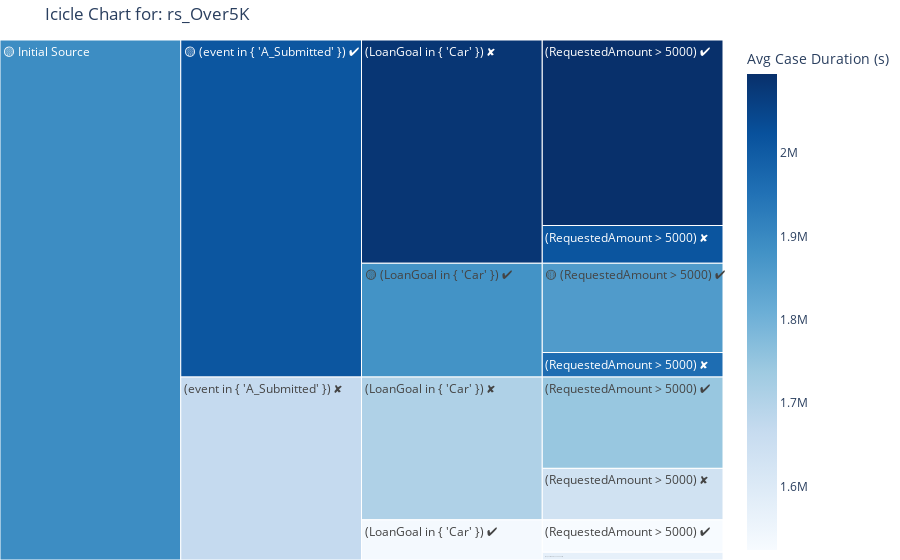

The notebook cell this image was saved under:
### Code cell
query_exploration_icicle('rs_Over5K', log_view, metric='avg_case_duration_seconds', details=False)

### Figure 1 — Plotly figure (JSON) as saved in the notebook; plotly's stock layout.template omitted (floating-point values rounded to 4 significant figures)
{"data": [{"branchvalues": "total", "customdata": [["5,409", "21d 11h 49m", 1857000.0], ["1,486", "22d 16h 42m", 1961000.0], ["11,241", "24d 5h 52m", 2095000.0], ["2,287", "23d 7h 46m", 2015000.0], ["1,966", "17d 15h 17m", 1524000.0], ["467", "18d 4h 46m", 1572000.0], ["5,534", "20d 5h 13m", 1747000.0], ["3,119", "18d 22h 47m", 1637000.0], ["(?)", "(?)", 1879000.0], ["(?)", "(?)", 2081000.0], ["(?)", "(?)", 1533000.0], ["(?)", "(?)", 1707000.0], ["(?)", "(?)", 2013000.0], ["(?)", "(?)", 1669000.0], ["(?)", "(?)", 1892000.0]], "domain": {"x": [0, 1], "y": [0, 1]}, "hoverinfo": "skip", "ids": ["🟡 Initial Source/🟡 (event in { 'A_Submitted' }) ✔/🟡 (LoanGoal in { 'Car' }) ✔/🟡 (RequestedAmount > 5000) ✔", "🟡 Initial Source/🟡 (event in { 'A_Submitted' }) ✔/🟡 (LoanGoal in { 'Car' }) ✔/(RequestedAmount > 5000) ✘", "🟡 Initial Source/🟡 (event in { 'A_Submitted' }) ✔/(LoanGoal in { 'Car' }) ✘/(RequestedAmount > 5000) ✔", "🟡 Initial Source/🟡 (event in { 'A_Submitted' }) ✔/(LoanGoal in { 'Car' }) ✘/(RequestedAmount > 5000) ✘", "🟡 Initial Source/(event in { 'A_Submitted' }) ✘/(LoanGoal in { 'Car' }) ✔/(RequestedAmount > 5000) ✔", "🟡 Initial Source/(event in { 'A_Submitted' }) ✘/(LoanGoal in { 'Car' }) ✔/(RequestedAmount > 5000) ✘", "🟡 Initial Source/(event in { 'A_Submitted' }) ✘/(LoanGoal in { 'Car' }) ✘/(RequestedAmount > 5000) ✔", "🟡 Initial Source/(event in { 'A_Submitted' }) ✘/(LoanGoal in { 'Car' }) ✘/(RequestedAmount > 5000) ✘", "🟡 Initial Source/🟡 (event in { 'A_Submitted' }) ✔/🟡 (LoanGoal in { 'Car' }) ✔", "🟡 Initial Source/🟡 (event in { 'A_Submitted' }) ✔/(LoanGoal in { 'Car' }) ✘", "🟡 Initial Source/(event in { 'A_Submitted' }) ✘/(LoanGoal in { 'Car' }) ✔", "🟡 Initial Source/(event in { 'A_Submitted' }) ✘/(LoanGoal in { 'Car' }) ✘", "🟡 Initial Source/🟡 (event in { 'A_Submitted' }) ✔", "🟡 Initial Source/(event in { 'A_Submitted' }) ✘", "🟡 Initial Source"], "labels": ["🟡 (RequestedAmount > 5000) ✔", "(RequestedAmount > 5000) ✘", "(RequestedAmount > 5000) ✔", "(RequestedAmount > 5000) ✘", "(RequestedAmount > 5000) ✔", "(RequestedAmount > 5000) ✘", "(RequestedAmount > 5000) ✔", "(RequestedAmount > 5000) ✘", "🟡 (LoanGoal in { 'Car' }) ✔", "(LoanGoal in { 'Car' }) ✘", "(LoanGoal in { 'Car' }) ✔", "(LoanGoal in { 'Car' }) ✘", "🟡 (event in { 'A_Submitted' }) ✔", "(event in { 'A_Submitted' }) ✘", "🟡 Initial Source"], "marker": {"coloraxis": "coloraxis", "colors": [1857000.0, 1961000.0, 2095000.0, 2015000.0, 1524000.0, 1572000.0, 1747000.0, 1637000.0, 1879000.0, 2081000.0, 1533000.0, 1707000.0, 2013000.0, 1669000.0, 1892000.0]}, "name": "", "parents": ["🟡 Initial Source/🟡 (event in { 'A_Submitted' }) ✔/🟡 (LoanGoal in { 'Car' }) ✔", "🟡 Initial Source/🟡 (event in { 'A_Submitted' }) ✔/🟡 (LoanGoal in { 'Car' }) ✔", "🟡 Initial Source/🟡 (event in { 'A_Submitted' }) ✔/(LoanGoal in { 'Car' }) ✘", "🟡 Initial Source/🟡 (event in { 'A_Submitted' }) ✔/(LoanGoal in { 'Car' }) ✘", "🟡 Initial Source/(event in { 'A_Submitted' }) ✘/(LoanGoal in { 'Car' }) ✔", "🟡 Initial Source/(event in { 'A_Submitted' }) ✘/(LoanGoal in { 'Car' }) ✔", "🟡 Initial Source/(event in { 'A_Submitted' }) ✘/(LoanGoal in { 'Car' }) ✘", "🟡 Initial Source/(event in { 'A_Submitted' }) ✘/(LoanGoal in { 'Car' }) ✘", "🟡 Initial Source/🟡 (event in { 'A_Submitted' }) ✔", "🟡 Initial Source/🟡 (event in { 'A_Submitted' }) ✔", "🟡 Initial Source/(event in { 'A_Submitted' }) ✘", "🟡 Initial Source/(event in { 'A_Submitted' }) ✘", "🟡 Initial Source", "🟡 Initial Source", ""], "type": "icicle", "values": [5409.0, 1486.0, 11240.0, 2287.0, 1966.0, 467.0, 5534.0, 3119.0, 6895.0, 13530.0, 2433.0, 8653.0, 20420.0, 11090.0, 31510.0]}], "layout": {"coloraxis": {"colorbar": {"title": {"text": "Avg Case Duration (s)"}}, "colorscale": [[0, "rgb(247,251,255)"], [0.125, "rgb(222,235,247)"], [0.25, "rgb(198,219,239)"], [0.375, "rgb(158,202,225)"], [0.5, "rgb(107,174,214)"], [0.625, "rgb(66,146,198)"], [0.75, "rgb(33,113,181)"], [0.875, "rgb(8,81,156)"], [1, "rgb(8,48,107)"]]}, "legend": {"tracegroupgap": 0}, "margin": {"b": 0, "l": 0, "r": 0, "t": 40}, "title": {"text": "Icicle Chart for: rs_Over5K"}}}
